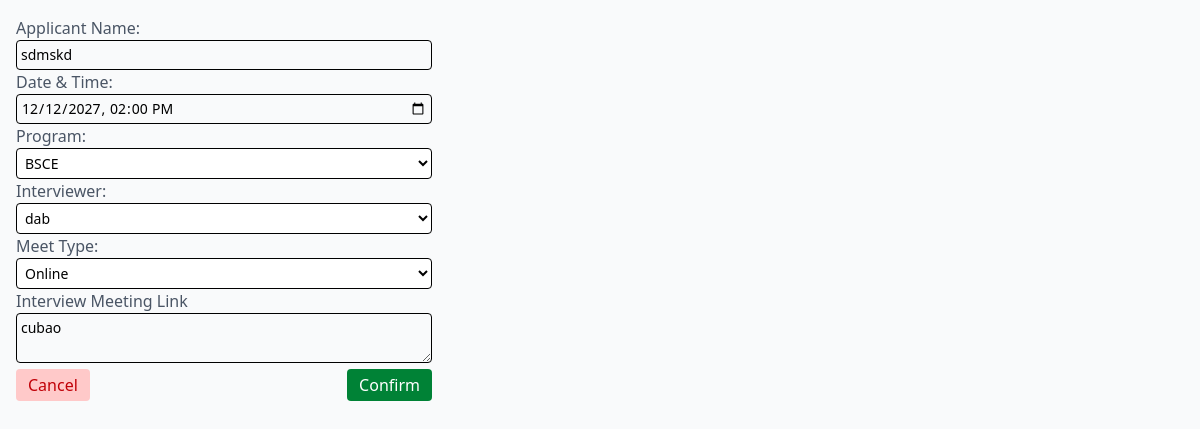
The page /edit_interview.php?id=112 on the database its author committed.
### tables this page shows
CREATE TABLE `interviews` (
  `id` int(11) NOT NULL,
  `interviewer_id` int(11) NOT NULL,
  `applicant_id` int(11) NOT NULL,
  `scheduled_time` datetime NOT NULL,
  `status` enum('scheduled','cancelled','trash') DEFAULT 'scheduled',
  `program` int(11) NOT NULL,
  `created_at` timestamp NOT NULL DEFAULT current_timestamp(),
  `program_id` int(11) NOT NULL,
  `cancelled_date` date DEFAULT NULL,
  `meet_type` enum('Online','F2F') NOT NULL,
  `rating` int(11) NOT NULL,
  `feedback` varchar(255) NOT NULL DEFAULT 'Not Specified',
  `comments` varchar(250) NOT NULL
);

CREATE TABLE `applicants` (
  `id` int(11) NOT NULL,
  `name` varchar(100) NOT NULL,
  `email` varchar(100) NOT NULL,
  `program` varchar(255) NOT NULL
);

CREATE TABLE `interviewers` (
  `id` int(11) NOT NULL,
  `name` varchar(100) NOT NULL,
  `email` varchar(100) NOT NULL,
  `program_id` int(11) NOT NULL
);

### functions.php (called while the page is built, shortened)
<?php
require_once 'db.php';
function getPrograms($conn) {
    $sql = "SELECT id, name, college FROM programs";
    $result = $conn->query($sql);
    return $result ? $result->fetch_all(MYSQLI_ASSOC) : [];
}
?>

### db.php (called while the page is built, shortened)
<?php
function getInterviewers($conn) {
    $sql = "SELECT interviewers.id, interviewers.name, interviewers.email, programs.name AS program_name
            FROM interviewers
            LEFT JOIN programs ON interviewers.program_id = programs.id";
    $result = $conn->query($sql);
    return $result->fetch_all(MYSQLI_ASSOC);
}

### edit_interview.php (the view, shortened to what this page needs)
<?php
require_once 'db.php';
require_once 'functions.php';
$interview_id = $_GET['id'];
$sql = "SELECT i.id, i.interviewer_id, i.applicant_id, i.scheduled_time,
               i.status, ir.name AS interviewer_name, a.name AS applicant_name,
               i.program_id, p.name AS program_name, i.meet_type, i.feedback
        FROM interviews i
        JOIN interviewers ir ON i.interviewer_id = ir.id
        JOIN applicants a ON i.applicant_id = a.id
        JOIN programs p ON i.program_id = p.id
        WHERE i.id = ?";
$stmt = $conn->prepare($sql);
$stmt->bind_param("i", $interview_id);
$stmt->execute();
$result = $stmt->get_result();
$interview = $result->fetch_assoc();
$interviewers = getInterviewers($conn);
$programs = getPrograms($conn);
?>
<!DOCTYPE html>
<html lang="en">
<head>
    <link rel="stylesheet" href="style.css">
</head>
<body class="bg-gray-50">
    <div class="container mx-auto p-4 max-w-md">
        <form id="editForm" action="update_interview.php" method="POST" class="space-y-2">
            <div>
                <label class="block text-xs font-medium text-gray-600">Applicant Name:</label>
                <input type="text" value="<?= htmlspecialchars($interview['applicant_name']); ?>" class="w-full p-1 text-sm border rounded bg-gray-50" readonly>
            </div>
            <div>
                <label class="block text-xs font-medium text-gray-600">Date & Time:</label>
                <input type="datetime-local" name="scheduled_time" value="<?= date('Y-m-d\TH:i', strtotime($interview['scheduled_time'])) ?>" class="w-full p-1 text-sm border rounded" required>
            </div>
            <div>
                <label class="block text-xs font-medium text-gray-600">Program:</label>
                <select name="program" class="w-full p-1 text-sm border rounded bg-white" required>
                    <?php
                    $programs = getPrograms($conn);
                    $colleges = [];
                    foreach ($programs as $program) {
                        $colleges[$program['college']][] = $program;
                    }
                    foreach ($colleges as $college => $courses) {
                        echo "<optgroup label='$college'>";
                        foreach ($courses as $course) {
                            $selected = ($course['id'] == $interview['program_id']) ? 'selected' : '';
                            echo "<option value='{$course['id']}' $selected>{$course['name']}</option>";
                        }
                        echo "</optgroup>";
                    }
                    ?>
                </select>
            </div>
            <div>
                <label class="block text-xs font-medium text-gray-600">Interviewer:</label>
                <select name="interviewer" class="w-full p-1 text-sm border rounded bg-white" required>
                    <?php foreach ($interviewers as $interviewer): ?>
                        <option value="<?= $interviewer['id'] ?>" <?= ($interviewer['id'] == $interview['interviewer_id']) ? 'selected' : '' ?>>
                            <?= htmlspecialchars($interviewer['name']) ?>
                        </option>
                    <?php endforeach; ?>
                </select>
            </div>
            <div>
                <label class="block text-xs font-medium text-gray-600">Meet Type:</label>
                <select id="meet_type" name="meet_type" class="w-full p-1 text-sm border rounded bg-white" required>
                    <option value="Online" <?= (isset($interview['meet_type']) && $interview['meet_type'] === 'Online') ? 'selected' : '' ?>>Online</option>
                </select>
            </div>
            <div class="feedback-group">
                <label for="feedback" class="block text-xs font-medium text-gray-600">
                </label>
                <textarea id="feedback" name="feedback" class="w-full p-1 text-sm border rounded" rows="2" placeholder="<?= (isset($interview['meet_type']) && $interview['meet_type'] === 'F2F') ? 'Enter the room number or meeting link...' : 'Enter the online meeting link...'; ?>"><?= htmlspecialchars($interview['feedback'] ?? ''); ?></textarea>
            </div>
            <div class="flex justify-between pt-2">
                <a href="index.php" class="text-xs bg-red-200 text-red-700 px-3 py-1 rounded font-medium hover:bg-red-00">Cancel</a>
                <button type="submit" class="text-xs bg-green-700 text-white px-3 py-1 rounded font-medium hover:bg-green-600">Confirm</button>
            </div>
        </form>
    </div>
</body>
</html>

### rows shown on the page
interviews: applicant.name "sdmskd", scheduled_time "12/12/2027 14:00", interviewer "dab", meet_type "Online", feedback "cubao"

### other values the page prints
form field program "BSCE"
